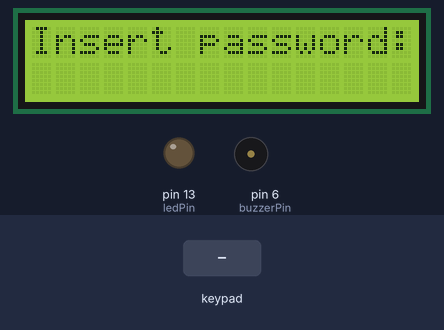
Bench run of a sketch on a simulated Arduino Uno, built with avr-gcc and run on an emulated ATmega328P. On the bench: 16×2 character LCD, output pins drawn as LEDs (lit = HIGH), buzzer (waves = sounding). The inputs (shaded band) are chosen by the test bench. What the sketch prints to the serial monitor is not drawn.

Above: at 1.2 s.
1.3 s: keypad keys 7 3 5 5 6 0 8 pressed 0.4 s apart
At 4.5 s:
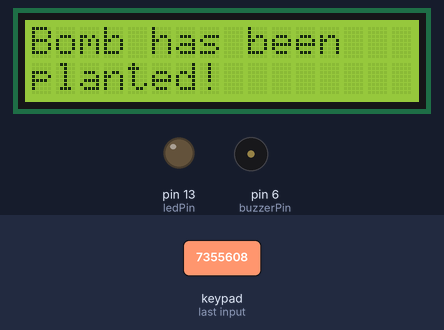
At 18.9 s:
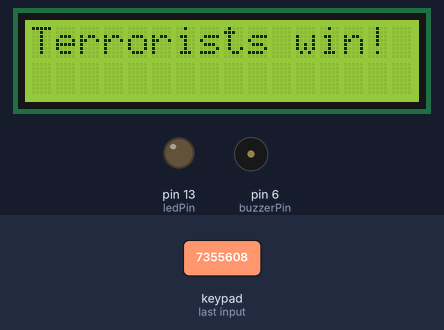
Timing chart, 0 to 19.9 s (numbered marks = the images above; inputs shaded):
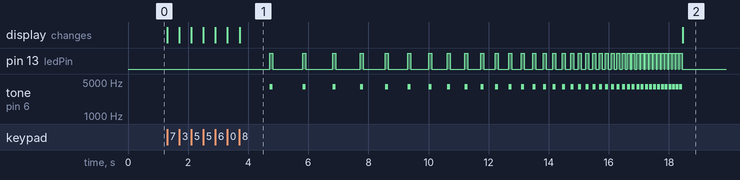

Measured:
- after the input at 1.3 s, pin 13 (ledPin): LOW → HIGH after 3.4 s, then repeats every 1.1 s: LOW 1.0 s, HIGH 0.10 s; tone on pin 6 (buzzerPin): silent → 4000 Hz after 3.4 s, then repeats every 1.1 s: silent 1.0 s, 4000 Hz 0.10 s; the display: first changes at once (image 1 shows a later state)

The sketch:

csgo_c4_source_code.ino
```cpp
#include <Keypad.h>
#include <LiquidCrystal.h>

const int rs = 12, en = 11, d4 = 5, d5 = 4, d6 = 3, d7 = 2;

LiquidCrystal lcd(rs, en, d4, d5, d6, d7);

char* password = "7355608";
int position = 0;
const int buzzerPin = 6;
const int ledPin = 13;
const byte ROWS = 4; //four rows
const byte COLS = 4; //four columns
//define the cymbols on the buttons of the keypads
char hexaKeys[ROWS][COLS] = {
  {'1', '2', '3', 'A'},
  {'4', '5', '6', 'B'},
  {'7', '8', '9', 'C'},
  {'*', '0', '#', 'D'}
};
byte rowPins[ROWS] = {10, 9, 8, 7}; //connect to the row pinouts of the keypad
byte colPins[COLS] = {A1, A2, A3, A4}; //connect to the column pinouts of the keypad

//initialize an instance of class NewKeypad
Keypad customKeypad = Keypad( makeKeymap(hexaKeys), rowPins, colPins, ROWS, COLS);

void setup() {
  Serial.begin(9600);
  lcd.begin(16, 2);
  lcd.setCursor(0, 0);
  lcd.print("Insert password:");
  lcd.setCursor(0, 1);
  pinMode(buzzerPin, OUTPUT);
  pinMode(ledPin, OUTPUT);
}

void loop() {
  char customKey = customKeypad.getKey();
  if (customKey) {
    Serial.println(customKey);
    lcd.print(customKey);
    if (customKey == '*') //press * to clear the password
    {
      lcd.clear();
      lcd.setCursor(0, 0);
      lcd.print("Insert password:");
      lcd.setCursor(0, 1);
    }
    if (customKey == password[position]) {
      position++;
    }
    if (position == 7) {
      lcd.clear();
      lcd.setCursor(0, 0);
      lcd.print("Bomb has been   ");
      lcd.setCursor(0, 1);
      lcd.print("planted!        ");
      delay(1000);
      for(int i = 1000; i > 10; i = i * 0.9){
      tone(buzzerPin, 4000);
      digitalWrite(ledPin, HIGH);
      delay(100);
      noTone(buzzerPin);
      digitalWrite(ledPin, LOW);
      delay(i);
      }
      lcd.clear();
      lcd.setCursor(0, 0);
      lcd.print("Terrorists win! ");
    }
  }
}
```
